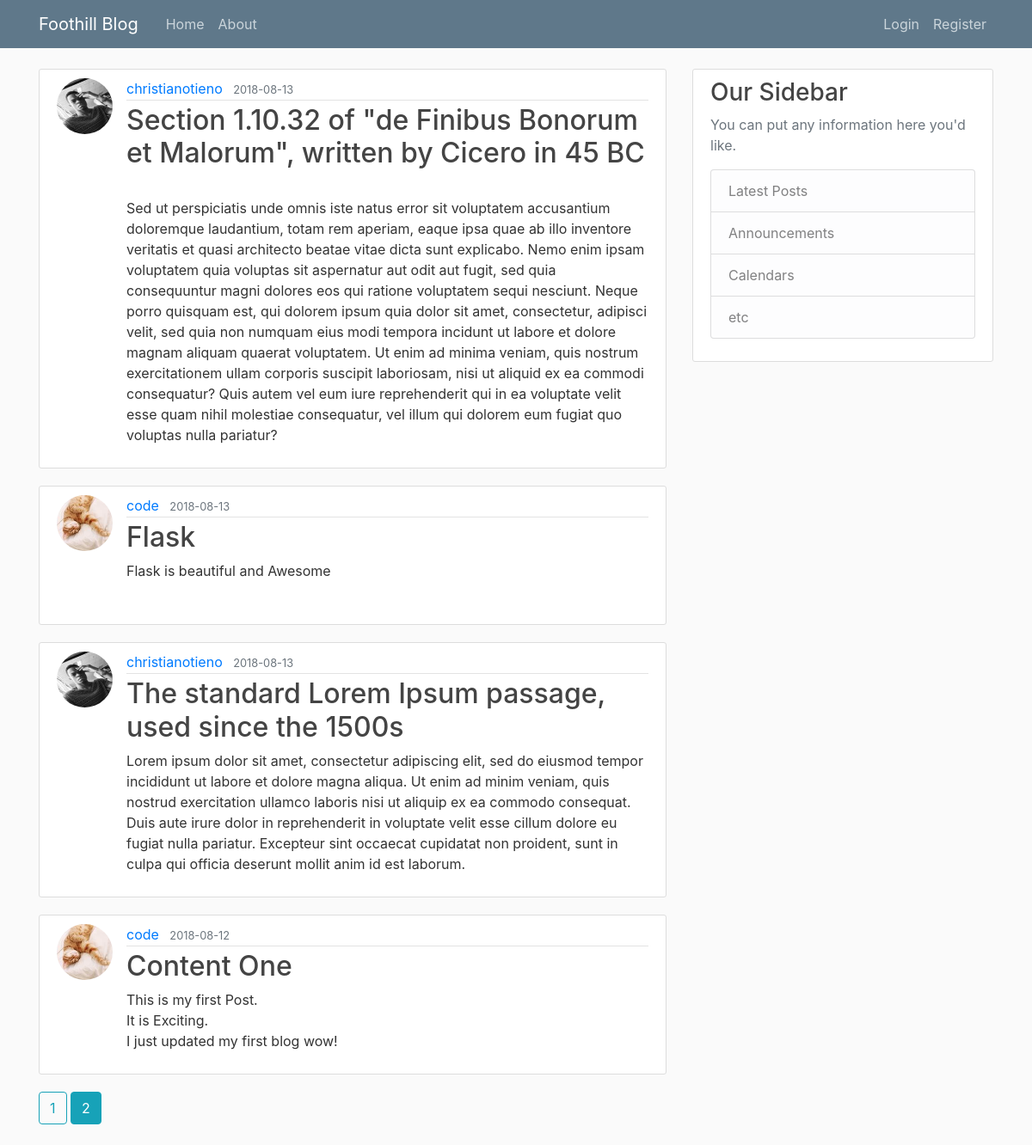
The page /home?page=2 on the database its author committed.
### blog/models.py (models this page shows, shortened)
class Post(db.Model):
    id = db.Column(db.Integer, primary_key=True)
    title = db.Column(db.String(100), nullable=False)
    DatePosted = db.Column(db.DateTime, nullable=False, default=datetime.utcnow)
    content = db.Column(db.Text, nullable=False)
    UserId = db.Column(db.Integer, db.ForeignKey('user.id'), nullable=False)

class User(db.Model, UserMixin):
    id = db.Column(db.Integer, primary_key=True)
    username = db.Column(db.String(20), unique=True, nullable=False)
    email = db.Column(db.String(120), unique=True, nullable=False)
    ImageFile = db.Column(db.String(20), nullable=False,
                           default='default.jpg')
    password = db.Column(db.String(60), nullable=False)
    posts = db.relationship('Post', backref='author', lazy=True)

### blog/routes.py (the view)
@app.route("/")
@app.route("/home")
def home():
    page = request.args.get('page', 1, type=int)
    posts = Post.query.order_by(
        Post.DatePosted.desc()).paginate(page=page, per_page=5)
    return render_template('home.html', posts=posts)

### blog/templates/home.html
{% extends "layout.html" %}
{% block content %}
    {% for post in posts.items %}
        <article class="media content-section">
            <img class="rounded-circle article-img" src="{{ url_for('static', filename='ProfilePics/' + post.author.ImageFile) }}">
            <div class="media-body">
                <div class="article-metadata">
                    <a class="mr-2" href="{{ url_for('UserPosts', username=post.author.username) }}">{{ post.author.username }}</a>
                    <small class="text-muted">{{ post.DatePosted.strftime('%Y-%m-%d') }}</small>
                </div>
                <h2><a class="article-title" href="{{ url_for('post', post_id=post.id) }}">{{ post.title }}</a></h2>
                <p class="article-content">{{ post.content }}</p>
            </div>
        </article>
    {% endfor %}
    {% for page_num in posts.iter_pages(left_edge=1, right_edge=1, left_current=1, right_current=2) %}
        {% if page_num %}
            {% if posts.page == page_num %}
                <a class="btn btn-info mb-4" href="{{ url_for('home', page=page_num) }}">{{ page_num }}</a>
            {% else %}
                <a class="btn btn-outline-info mb-4" href="{{ url_for('home', page=page_num) }}">{{ page_num }}</a>
            {% endif %}
        {% else %}
         ...
        {% endif %}
    {% endfor %}
{% endblock content %}

### blog/static/main.css (style rules this page uses)
body { background: #fafafa; color: #333333; margin-top: 5rem; }
h1, h2, h3, h4, h5, h6 { color: #444444; }
.content-section { background: #ffffff; padding: 10px 20px; border: 1px solid #dddddd; border-radius: 3px; margin-bottom: 20px; }
.article-title { color: #444444; }
.article-content { white-space: pre-line; }
.article-img { height: 65px; width: 65px; margin-right: 16px; }
.article-metadata { padding-bottom: 1px; margin-bottom: 4px; border-bottom: 1px solid #e3e3e3 }

### rows shown on the page
Post: author.username "christianotieno", DatePosted "2018-08-13", title "Section 1.10.32 of \"de Finibus Bonorum et Malorum\", written by Cicero in 45 BC", content "Sed ut perspiciatis unde omnis iste natus error sit voluptatem accusantium doloremque laudantium, totam rem aperiam, eaque ipsa quae ab illo inventore veritatis et quasi architecto beatae vitae dicta sunt explicabo. Nemo enim ipsam voluptatem quia voluptas sit aspernatur aut odit aut fugit, sed quia consequuntur magni dolores eos qui ratione voluptatem sequi nesciunt. Neque porro quisquam est, qui dolorem ipsum quia dolor sit amet, consectetur, adipisci velit, sed quia non numquam eius modi tempora incidunt ut labore et dolore magnam aliquam quaerat voluptatem. Ut enim ad minima veniam, quis nostrum exercitationem ullam corporis suscipit laboriosam, nisi ut aliquid ex ea commodi…"
Post: author.username "code", DatePosted "2018-08-13", title "Flask", content "Flask is beautiful and Awesome"
Post: author.username "christianotieno", DatePosted "2018-08-13", title "The standard Lorem Ipsum passage, used since the 1500s", content "Lorem ipsum dolor sit amet, consectetur adipiscing elit, sed do eiusmod tempor incididunt ut labore et dolore magna aliqua. Ut enim ad minim veniam, quis nostrud exercitation ullamco laboris nisi ut aliquip ex ea commodo consequat. Duis aute irure dolor in reprehenderit in voluptate velit esse cillum dolore eu fugiat nulla pariatur. Excepteur sint occaecat cupidatat non proident, sunt in culpa qui officia deserunt mollit anim id est laborum."
Post: author.username "code", DatePosted "2018-08-12", title "Content One", content "This is my first Post. It is Exciting. I just updated my first blog wow!"

### other values the page prints
{{ page_num }} "1"
{{ page_num }} "2"
